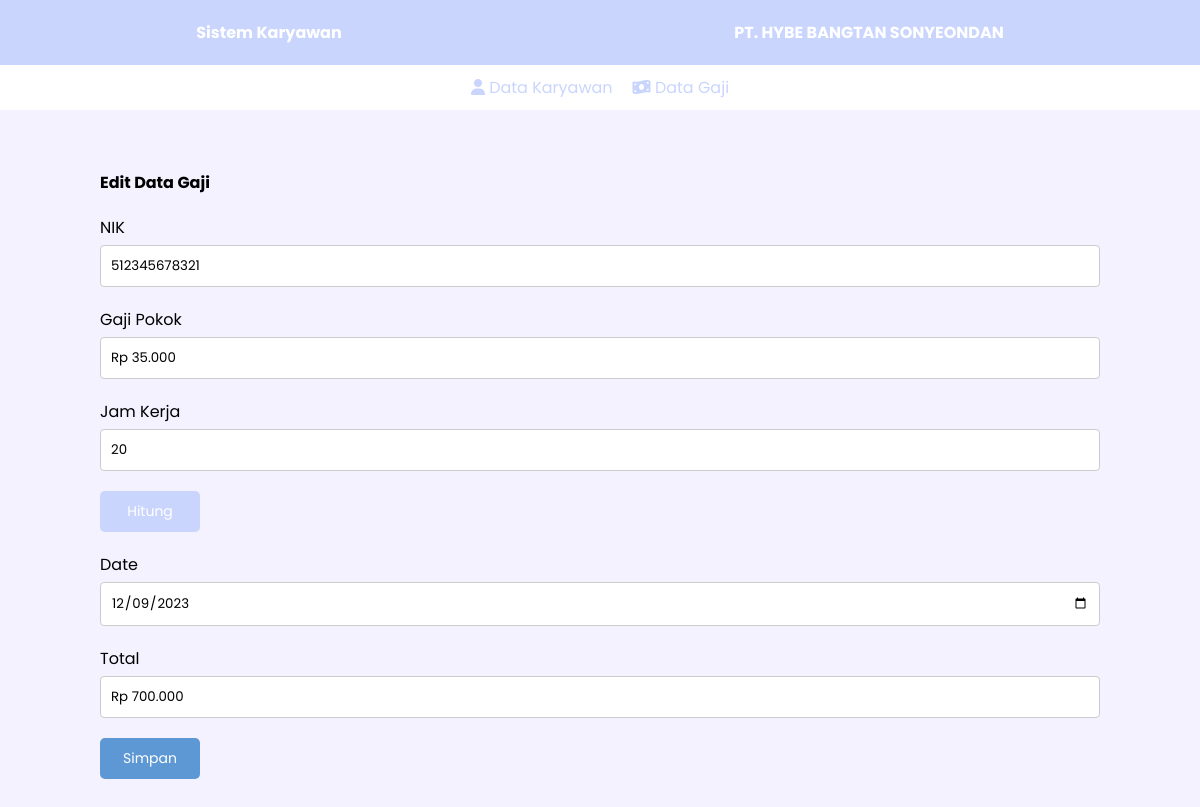
Screenshot of /edit_gaji.php?id=1 with the database file from the repository.
### tables this page shows
CREATE TABLE `gaji` (
  `id` int(11) NOT NULL,
  `nik` char(13) NOT NULL,
  `jam_kerja` varchar(20) NOT NULL,
  `upah_lembur` int(11) NOT NULL,
  `total` double NOT NULL,
  `date` date NOT NULL
);

CREATE TABLE `user` (
  `nik` char(13) NOT NULL,
  `nama_lengkap` varchar(200) NOT NULL,
  `alamat` varchar(200) NOT NULL,
  `gaji_pokok` double NOT NULL
);

### GajiHandler.php (called while the page is built, shortened)
<?php
class GajiHandler {
  private $pdo;
  public function __construct($pdo){
    $this->pdo =$pdo;
  }
  public function singleData($id){
    $stmt = $this->pdo->query("SELECT* FROM gaji as g LEFT JOIN user as u ON g.nik=u.nik WHERE g.id =$id;");
    return $stmt->fetchAll(PDO::FETCH_ASSOC);
  }
}

### function.php (called while the page is built)
<?php
function rupiah($angka){
	$hasil_rupiah = "Rp " . number_format($angka,0,',','.');
	return $hasil_rupiah;
}

### edit_gaji.php (the view, shortened to what this page needs)
<?php
require_once 'function.php';
require_once 'GajiHandler.php';
if(isset($_GET['id'])){
  $obj = new GajiHandler($pdo);
  $data = $obj->singleData($_GET['id']);
}
?>
<!DOCTYPE html>
<html lang="en">
<head>
  <link rel="stylesheet" href="style.css?<?php echo time();?>">
</head>
<body>
<header>
    <h4>Sistem Karyawan</h4>
    <h4>PT. HYBE BANGTAN SONYEONDAN</h4>
</header>
<nav>
  <a class="active" aria-current="page" href="./index.php">
    <i class="fa-solid fa-user"></i>
      <span>Data Karyawan</span>
  </a>
  <a class="" href="./gaji.php">
    <i class="fa-solid fa-money-bill-wave"></i>
      <span>Data Gaji</span>
  </a>
</nav>
<section style="margin-top:60px; margin-bottom:100px;" class="content">
  <div class="title">
    <h4>Edit Data Gaji</h4>
  </div>
  <?php if($data[0]['jam_kerja']>48):?>
    <form action="./proses_edit_gaji.php" method="post">
      <input type="hidden" id="id" name="id" value="<?=$data['0']['id']?>">
      <div class="col-12">
        <label for="">NIK</label>
        <input type="text" class="input" name="nik" id="nik" required readonly value="<?=$data[0]['nik']?>">
      </div>
      <div class="col-12">
          <label for="gaji_pokok" class="form-label">Gaji Pokok</label>
          <input type="text" class="input" id="gaji_pokok" name="gaji_pokok" readonly value="<?= rupiah($data[0]['gaji_pokok'])?>">
      </div>
      <div class="col-12" id="col_jam">
        <label for="jam_kerja" class="form-label">Jam Kerja</label>
        <input type="number" class="input" id="jam_kerja" name="jam_kerja" required value="<?=$data[0]['jam_kerja']?>">
      </div>
      <div class="col-12 " id="col_upah">
        <label for="upah_lembur" class="form-label">Upah Lembur</label>
        <input type="number" class="input" id="upah_lembur" name="upah_lembur" placeholder="ex : 15% tuliskan 15 saja" value="<?=$data[0]['upah_lembur']?>">
      </div>
      <button type="button" class="btn_hitung col-2" id="hitung">Hitung</button>
      <div class="col-12">
        <label for="date" class="form-label">Date</label>
        <input type="date" class="input" id="date" name="date" required value="<?=$data[0]['date']?>">
      </div>
      <div class="col-12">
        <label for="total" class="form-label">Total</label>
        <input type="text" class="input" id="total" name="total" readonly required value="<?= rupiah($data[0]['total'])?>">
      </div>
      <button type="submit" class="btn_add col-2" >Simpan</button>
   </form>
  <?php else:?>
   <form action="./proses_edit_gaji.php" method="post">
    <div class="col-12">
      <label for="">NIK</label>
      <input type="text" class="input" name="nik" id="nik" required readonly value="<?=$data[0]['nik']?>">
    </div>
    <div class="col-12">
        <label for="gaji_pokok" class="form-label">Gaji Pokok</label>
        <input type="text" class="input" id="gaji_pokok" name="gaji_pokok" readonly value="<?= rupiah($data[0]['gaji_pokok'])?>">
    </div>
    <div class="col-12" id="col_jam">
      <label for="jam_kerja" class="form-label">Jam Kerja</label>
      <input type="number" class="input" id="jam_kerja" name="jam_kerja" required value="<?=$data[0]['jam_kerja']?>">
    </div>
     <button type="button" class="btn_hitung col-2" id="hitung">Hitung</button>
    <div class="col-12">
      <label for="date" class="form-label">Date</label>
      <input type="date" class="input" id="date" name="date" required value="<?=$data[0]['date']?>">
    </div>
    <div class="col-12">
      <label for="total" class="form-label">Total</label>
      <input type="text" class="input" id="total" name="total" readonly required value="<?= rupiah($data[0]['total'])?>">
    </div>
    <button type="submit" class="btn_add col-2" >Simpan</button>
  </form>
  <?php endif;?>
</section>
</body>
</html>

### style.css (style rules this page uses)
:root { --primary : #CAD5FE; --white : white; --secondary:#F3F2FE; --gray:black; --success:#5D98D5; --warning:#C3D9F0; --black : black; }
* { margin: 0; font-family: 'Poppins'; }
body { background-color: var(--secondary); }
header { display: flex; justify-content:space-around; align-items: center; background-color: var(--primary); padding:20px 0; color: var(--white); }
nav { background-color: var(--white); padding:10px 0; display: flex; justify-content:center; align-items:center; gap:20px; }
nav a { text-decoration: none; color: var(--primary); }
section { margin:0 100px; display: flex; flex-direction: column; gap:20px; }
section .title { display: flex; justify-content: space-between; align-items: center; }
.btn_add { text-decoration: none; background-color:var(--success); color: var(--white); padding:10px 15px; border-radius:5px; border: none; font-size: 14px; cursor: pointer; }
.btn_hitung { text-decoration: none; background-color:var(--primary); color: var(--white); padding:10px 15px; border-radius:5px; border: none; font-size: 14px; }
form { display: flex; flex-direction: column; gap:20px; }
.col-12 { display: flex; flex-direction: column; gap:5px; width: 100%; }
.col-2 { width: 10%; }
.col-12 .input { padding: 10px; display: inline-block; border: 1px solid #ccc; border-radius: 4px; box-sizing: border-box; }

### rows the page displays
gaji: nik "512345678321", gaji_pokok "Rp 35.000", jam_kerja "20", date "12/09/2023", total "Rp 700.000"
